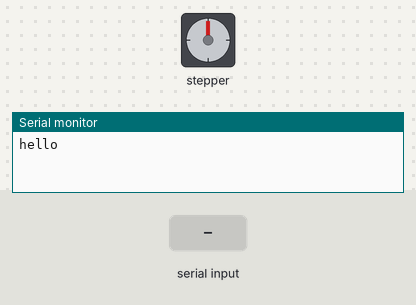
Simulated run of this sketch. Board: Arduino Uno, built with avr-gcc and run on an emulated ATmega328P. Shown: stepper motor, the last lines printed to the serial monitor. Wiring (inferred from the names in the program): stepper motor driver (200 steps per turn assumed): step pin 6; direction pin 3. The inputs (shaded band) are chosen by the test bench.

Above: at 1.2 s.
1.3 s: "90,45\n" received over Serial
At 3.7 s:
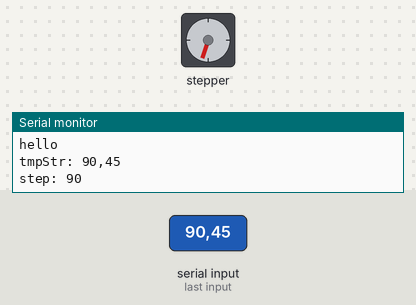
4.2 s: "90\n" received over Serial
At 6.8 s:
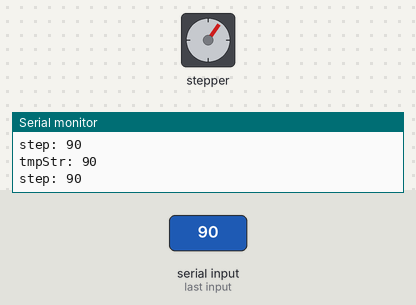
7.1 s: "200\n" received over Serial
At 8.05 s:
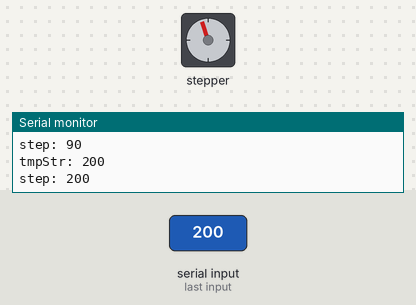
Timing chart, 0 to 11.1 s (numbered marks = the images above; inputs shaded):
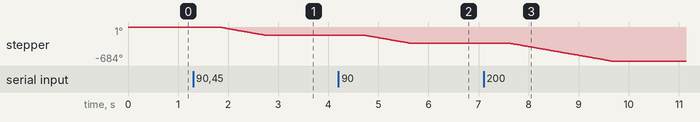

The sketch:

steptest.ino
```cpp
// full-step 400 steps/rev for motor 1:4 ratio for axis => 1600 steps/rev => 0.225 degrees/step
#include "step_gen.h"

#define debug_print(x)   Serial.print(#x); Serial.print(": "); Serial.println(x);

// defines pins numbers
const int step_pin = 6; // x-axis step
const int dir_pin = 3;  // x-axis dir

const int step_enable = 8;

StepGen s(step_pin, dir_pin, 5000, 5000); // sets stepPin as output

void setup() {
  cli();
  timer2Init();
  sei();

  Serial.begin(9600);  // opens serial port, sets data rate to 9600 bps
  Serial.setTimeout(500);

  pinMode(step_enable, OUTPUT);
  digitalWrite(step_enable, LOW);

  Serial.println("hello"); // tell server setup is done
}

void loop() {
  char ser_in[20];  // for incoming serial data
  char in_len;
  byte dir = LOW;
  int step = 200;

  // send data only when you receive data:
  if (Serial.available() > 0)
  {
    // read the incoming byte:
    in_len = Serial.readBytes(ser_in, 20);

    step = parseCmdLn(ser_in, in_len);
    debug_print(step);
    if (step != 0)
    {
      if (step < 0)
      {
        s.SetDirection(direction_reverse);
      }
      else
      {
        s.SetDirection(direction_forward);
      }

      s.Step(step);
    }
  }
}

int parseCmdLn(char* cmd, byte len)
{
  String tmpStr = cmd;

  tmpStr.remove(len);
  debug_print(tmpStr);

  return tmpStr.toInt();
}

void timer2Init( void )
{
  TIMSK2 = (1 << OCIE2A);                  // enable Timer2 Output Compare Match A Interrupt Enable
  TCCR2A = (1<<WGM21);                     // enable CTC mode, OCR2A as TOP
  TCCR2B = (1<<CS22)|(1<<CS21)|(1<<CS20);  // prescaler 1024
  OCR2A = 15;                              // compare match every Xth milli-sec. @20MHz 77 = 5ms, 38 = 2.5ms, 15 = 1ms
}

ISR( TIMER2_COMPA_vect  )
{
  s.Update();
}
```

step_gen.cpp
```cpp
#include "step_gen.h"
//#include <iostream>
//#include <sstream>
#include <Arduino.h>

constexpr unsigned long kMicroSecundsPerSec = 1000000;

StepGen::StepGen(Pin step_pin, Pin dir_pin, micro_sec t_on, micro_sec t_off, bool flip, micro_sec t_d, unsigned int number_of_ramp_steps) : t_on_(t_on), t_off_(t_off), step_pin_(step_pin), dir_pin_(dir_pin), flipped_(flip), t_delta_(t_d), number_of_ramp_steps_(number_of_ramp_steps)
{
   pinMode(step_pin_, OUTPUT);
   pinMode(dir_pin_, OUTPUT);

   use_ramping_ = false;
   max_steps_per_sec_ = 1000000 / (t_on_ + t_off_);
   curr_step_ = 0;
   t_off_sps_ = 0;
   t_off_ramp_ = 0;

   SetStepsPerSec(max_steps_per_sec_);
   SetState(state_inactive);
   SetDirection(direction_forward);
}

StepGen::~StepGen()
{
}

void StepGen::Update()
{
   if (state_ == state_on)
   {
      if (IsHighDone())
      {
         SetState(state_off);
      }
   }
   else if (state_ == state_off)
   {
      if (IsLowDone())
      {
         // notify observer that this "step" is done
         UpdateStepObserver();

         // start next step, or stop if all steps done
         if (curr_step_ > 0)
         {
            StartNextStep();
         }
         else
         {
            SetState(state_inactive);

            UpdateDoneObserver();
         }
      }
   }
   else{}
}

StepRetVal StepGen::Step(unsigned int steps)
{
   if (!IsBusy())
   {
      curr_step_ = steps - 1; // current step is the step index [(n-1)..0]

      if (use_ramping_)
      {
         t_off_ramp_ = number_of_ramp_steps_ * t_delta_; // initialize the first ramp step's time offset
         ramp_steps_ = CalcNbrOfRampSteps(steps);
      }
      else
      {
          t_off_ramp_ = 0;
      }

      //t_start_ = millis();
      t_start_ = micros();
      SetState(state_on);
      return idle;
   }
   else
   {
      return busy;
   }
}

// still busy with generating the step()-request, or ready for new request
bool StepGen::IsBusy()
{
   return (state_ == state_on) || (state_ == state_off);
}

void StepGen::SetStepsPerSec(unsigned int steps_per_sec)
{
   if ((steps_per_sec != 0) && (steps_per_sec < max_steps_per_sec_))
   {
      t_off_sps_ = 1000000/steps_per_sec - t_on_ - t_off_;
   }
   else
   {
      t_off_sps_ = 0;
   }
}

void StepGen::SetUseRamping(bool use_ramping)
{
   use_ramping_ = use_ramping;
}

void StepGen::SetDirection(Direction d)
{
   digitalWrite(dir_pin_, (d == direction_forward) ^ (flipped_ == true) ? LOW : HIGH);
}

Direction StepGen::GetDirection()
{
   return ((digitalRead(dir_pin_) == LOW ) ^ (flipped_ == true) ? direction_forward : direction_reverse);
}

void StepGen::AttachStepObserver(StepObserver *o)
{
   stepObserver_ = o;
}

void StepGen::AttachDoneObserver(StepObserver *o)
{
   doneObserver_ = o;
}

void StepGen::DetachDoneObserver()
{
   doneObserver_ = nullptr;
}

void StepGen::StartNextStep()
{
   t_start_ = micros();
   curr_step_--;

   if (use_ramping_)
   {
      t_off_ramp_ = CalcRampTimeOffset();
   }

   SetState(state_on);
}

micro_sec StepGen::CalcRampTimeOffset()
{
   micro_sec retVal = t_off_ramp_;
   unsigned long max_t_off_ramp = number_of_ramp_steps_ * t_delta_;

   if (curr_step_ < ramp_steps_)
   {  // ramp down
      t_off_ramp_ <= max_t_off_ramp ? retVal = t_off_ramp_ + t_delta_ : retVal = max_t_off_ramp;
   }
   else
   {  // ramp up
      t_off_ramp_ > 0 ? retVal = t_off_ramp_ - t_delta_ : t_off_ramp_ = 0;
   }

   return retVal;
}

unsigned int StepGen::CalcNbrOfRampSteps(unsigned int steps)
{
   unsigned int retVal;

   // can ramping up and down fit in the number of requested steps?
   if (steps < 2 * number_of_ramp_steps_)
   {
      // no, ramp upp as far as possible, will not reach max speed, then ramp down
      retVal = steps / 2;
   }
   else
   {
      // yes, full ramp-up to max speed, then ramp down when appropriate
      retVal = number_of_ramp_steps_;
   }

   return retVal;
}

// is the "on"/high part of the full step done
bool StepGen::IsHighDone()
{
   //return millis() - t_start_ >= t_on_;
   return micros() - t_start_ >= t_on_;
}

// is the "off"/low part of the full step done
bool StepGen::IsLowDone()
{
   //return millis() - t_start_ >= t_on_ + t_off_ + t_off_sps_ + t_off_ramp_;
   unsigned long current_time = micros();
   return current_time - t_start_ >= t_on_ + t_off_ + t_off_sps_ + t_off_ramp_;
}

void StepGen::UpdateStepObserver()
{
   if (stepObserver_ != nullptr)
   {
      (*stepObserver_)();
   }
};

void StepGen::UpdateDoneObserver()
{
   if (doneObserver_ != nullptr)
   {
      (*doneObserver_)();
   }
};

void StepGen::SetState(State s)
{
   state_ = s;
   digitalWrite(step_pin_, state_ == state_on ? HIGH : LOW);
}
```

step_gen.h
```cpp
#ifndef __C_STEP_GEN_H__
#define __C_STEP_GEN_H__

using micro_sec = unsigned int;
using Pin = char;

enum State { state_on, state_off, state_inactive };
enum StepRetVal { idle, busy };
enum Direction { direction_forward, direction_reverse };

constexpr micro_sec default_t_on = 2000; //micro secunds (us)
constexpr micro_sec default_t_off = 3000; // us
constexpr micro_sec default_t_delta = 1000; // us, used for ramp-steps
constexpr unsigned int default_number_of_ramp_steps = 43; // calculated with ocatve-script "calc_n.m"
//constexpr unsigned long max_t_off_ramp = default_number_of_ramp_steps * default_t_delta;

class StepObserver
{
   public:
   virtual void operator()() {};
};

template <typename O, typename F>
class StepObserverHandler : public StepObserver
{
   public:
   StepObserverHandler(O* o, F f) : o_(o), f_(f) {};

   void operator()() override
    {
      f_(o_);
    };

   O* o_;
   F f_;
};

class StepGen
{
   public:
   StepGen(Pin stepPin = 0, Pin dirPin = 1, micro_sec t_on = default_t_on, micro_sec t_off = default_t_off, bool flip = false, micro_sec t_d = default_t_delta, unsigned int number_of_ramp_steps = default_number_of_ramp_steps);
   virtual ~StepGen();

   virtual void Update();
   virtual StepRetVal Step(unsigned int steps = 1);
   virtual bool IsBusy(); // busy with generating the step()-request
   virtual void SetStepsPerSec(unsigned int steps_per_sec);
   virtual void SetUseRamping(bool use_ramping);
   virtual void SetDirection(Direction d);
   virtual Direction GetDirection();

   void AttachStepObserver(StepObserver *stepObserver);
   void AttachDoneObserver(StepObserver *stepObserver);

   void DetachDoneObserver();

   private:
   void StartNextStep(); // start one step
   void TransitionTo(State *state);
   micro_sec CalcRampTimeOffset(); // calculate t_off_ramp_
   unsigned int CalcNbrOfRampSteps(unsigned int steps); // calculate how many ramping up/down steps we can squeez in
   bool IsHighDone();  // is the "on" part of the step done
   bool IsLowDone();  // is the "off" part of the step done
   void UpdateStepObserver();
   void UpdateDoneObserver();
   void SetState(State s);

   micro_sec t_on_; // the step's "on-time" length
   micro_sec t_off_; // the step's "off-time"
   unsigned  max_steps_per_sec_;
   micro_sec t_off_sps_; // the step's "off-time" offset when using setting "Steps Per Sec"
   unsigned long t_off_ramp_; // the step's "off-time" offset when ramping speed
   unsigned long t_start_; // start time of current step
   unsigned int curr_step_; // number of steps left untill done with step request
   unsigned int ramp_steps_;
   bool use_ramping_;
   bool flipped_;
   unsigned int number_of_ramp_steps_;
   micro_sec t_delta_;

   StepObserver *stepObserver_ = nullptr;
   StepObserver *doneObserver_ = nullptr;
   State state_;
   Pin step_pin_;
   Pin dir_pin_;
};

#endif
```

Measured:
- after the input at 1.3 s, stepper: turns 162° counter-clockwise in 0.91 s, starting after 0.51 s
- after the input at 4.2 s, stepper: turns 162° counter-clockwise in 0.91 s, starting after 0.50 s
- after the input at 7.1 s, stepper: turns 360° counter-clockwise in 2.0 s, starting after 0.50 s
